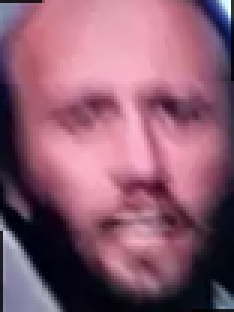
#> input picture Dane/NN/spoof/109.png, 78 x 104 px, shrunk from 98 x 130 before the run, given as the content of the folder E:/Zbiory danych/CelebA_Spoof/CelebA_Spoof/Data/train, which was not available (shown 3 times larger)
$ jupyter execute PrepareExternalDataset.ipynb
#> lines starting #> are read from the running program, lines starting #| are printed output that depends on the picture
[cell 1]
# For "CelebA"
# Select the first 10000 identities, then select a random authentic and spoof image from each identity
import os
import cv2
import cv2.data
import shutil
import numpy as np

np.random.seed(42)

path = "E:\\Zbiory danych\\CelebA_Spoof\\CelebA_Spoof\\Data\\train" # 1, 2, 3, ...
new_auth_path = "E:\\Zbiory danych\\CelebA_Spoof\\CelebA_Spoof\\combined\\authentic"
new_spoof_path = "E:\\Zbiory danych\\CelebA_Spoof\\CelebA_Spoof\\combined\\spoof"

num_auth = 0
num_spoof = 0

face_cascade = cv2.CascadeClassifier(cv2.data.haarcascades + 'haarcascade_frontalface_default.xml')

[cell 2]
# Select the first 10000 directories in path
dirs = os.listdir(path)
dirs = dirs[:10000]

# For each directory, select a random image from the subdir 'live' and 'spoof'
# Only select the image if a face is detected on it
for dir in dirs:
    auth_dir = os.path.join(path, dir, 'live')
    spoof_dir = os.path.join(path, dir, 'spoof')

    if os.path.exists(auth_dir):
        auth_files = os.listdir(auth_dir)
        auth_files = [file for file in auth_files if file.endswith('.png') or file.endswith('.jpg') or file.endswith('.jpeg') or file.endswith('.webp')]
        auth_file = np.random.choice(auth_files)

        auth_img = cv2.imread(os.path.join(auth_dir, auth_file))
        auth_gray = cv2.cvtColor(auth_img, cv2.COLOR_BGR2GRAY)
        auth_faces = face_cascade.detectMultiScale(auth_gray, 1.3, 5, minSize=(30, 30))

        if len(auth_faces) > 0:
            num_auth += 1
            shutil.copy(os.path.join(auth_dir, auth_file), os.path.join(new_auth_path, f"T{num_auth:05d}.png"))

    if os.path.exists(spoof_dir):
        spoof_files = os.listdir(spoof_dir)
        spoof_files = [file for file in spoof_files if file.endswith('.png') or file.endswith('.jpg') or file.endswith('.jpeg') or file.endswith('.webp')]
        spoof_file = np.random.choice(spoof_files)

        spoof_img = cv2.imread(os.path.join(spoof_dir, spoof_file))
#> spoof_img is the input picture: shape (104, 78, 3); mean B, G, R 112.8, 92.5, 140.6
        spoof_gray = cv2.cvtColor(spoof_img, cv2.COLOR_BGR2GRAY)
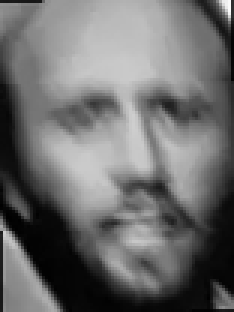
#> spoof_gray: shape (104, 78) (shown 3 times larger); min 1, max 249, mean 109.2
        spoof_faces = face_cascade.detectMultiScale(spoof_gray, 1.3, 5, minSize=(30, 30))
#> spoof_faces = [[8, 11, 69, 69]]

        if len(spoof_faces) > 0:
            num_spoof += 1
            shutil.copy(os.path.join(spoof_dir, spoof_file), os.path.join(new_spoof_path, f"F{num_spoof:05d}.png"))


$ run again, on Dane/NN/spoof/161.png
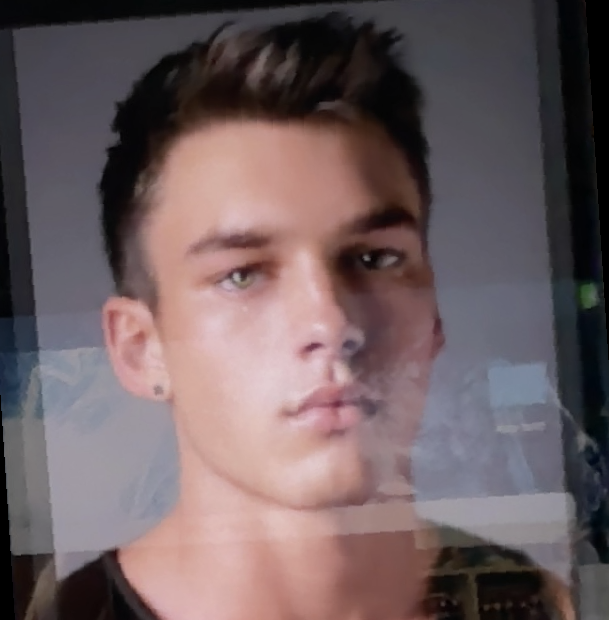
#> input picture Dane/NN/spoof/161.png, 609 x 620 px, given as the content of the folder E:/Zbiory danych/CelebA_Spoof/CelebA_Spoof/Data/train, which was not available
#> spoof_img is the input picture: shape (620, 609, 3); mean B, G, R 96, 93.7, 109.6
#> `spoof_gray = cv2.cvtColor(spoof_img, cv2.COLOR_BGR2GRAY)`:
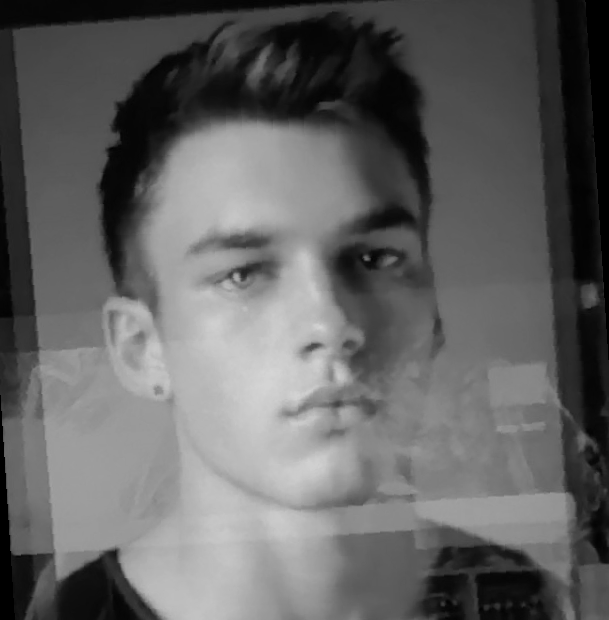
#> spoof_gray: shape (620, 609); min 0, max 214, mean 98.7
#> spoof_faces = [[123, 125, 364, 364]]
